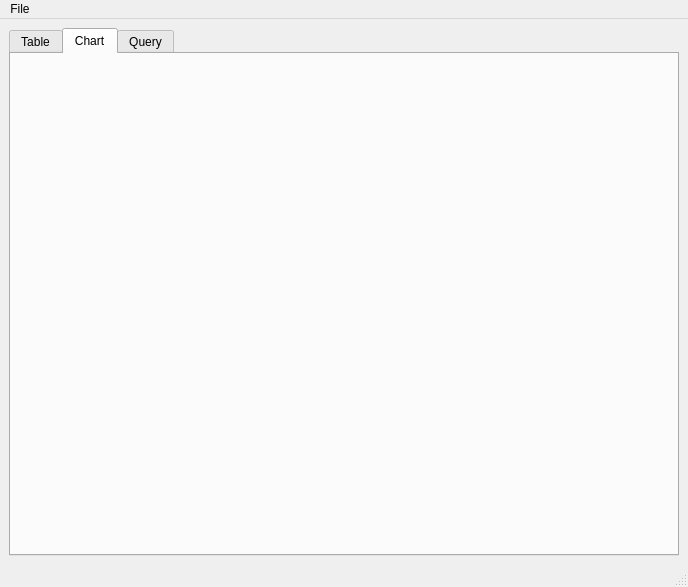
<?xml version="1.0" encoding="UTF-8"?>
<ui version="4.0">
 <class>MainWindow</class>
 <widget class="QMainWindow" name="MainWindow">
  <property name="geometry">
   <rect>
    <x>0</x>
    <y>0</y>
    <width>688</width>
    <height>587</height>
   </rect>
  </property>
  <property name="windowTitle">
   <string>MainWindow</string>
  </property>
  <widget class="QWidget" name="centralwidget">
   <layout class="QVBoxLayout" name="verticalLayout_2">
    <property name="sizeConstraint">
     <enum>QLayout::SizeConstraint::SetMinAndMaxSize</enum>
    </property>
    <item>
     <widget class="QTabWidget" name="tabWidget">
      <property name="currentIndex">
       <number>1</number>
      </property>
      <widget class="QWidget" name="table">
       <attribute name="title">
        <string>Table</string>
       </attribute>
       <layout class="QVBoxLayout" name="verticalLayout_4">
        <item>
         <layout class="QHBoxLayout" name="horizontalLayout">
          <property name="sizeConstraint">
           <enum>QLayout::SizeConstraint::SetMaximumSize</enum>
          </property>
          <item>
           <widget class="QLCDNumber" name="lcd_totalElements"/>
          </item>
          <item>
           <widget class="QLCDNumber" name="lcd_highestTemp"/>
          </item>
          <item>
           <widget class="QLCDNumber" name="lcd_avgTemp"/>
          </item>
         </layout>
        </item>
        <item>
         <widget class="Line" name="line">
          <property name="orientation">
           <enum>Qt::Orientation::Horizontal</enum>
          </property>
         </widget>
        </item>
        <item>
         <widget class="QTableView" name="tableView"/>
        </item>
       </layout>
      </widget>
      <widget class="QWidget" name="chart">
       <attribute name="title">
        <string>Chart</string>
       </attribute>
       <layout class="QVBoxLayout" name="verticalLayout"/>
      </widget>
      <widget class="QWidget" name="query">
       <attribute name="title">
        <string>Query</string>
       </attribute>
       <layout class="QVBoxLayout" name="verticalLayout_3">
        <item>
         <widget class="QLineEdit" name="lineEdit"/>
        </item>
        <item>
         <widget class="QListView" name="listView"/>
        </item>
       </layout>
      </widget>
     </widget>
    </item>
   </layout>
  </widget>
  <widget class="QMenuBar" name="menubar">
   <property name="geometry">
    <rect>
     <x>0</x>
     <y>0</y>
     <width>688</width>
     <height>22</height>
    </rect>
   </property>
   <widget class="QMenu" name="menuFile">
    <property name="title">
     <string>File</string>
    </property>
    <addaction name="actionLoad"/>
    <addaction name="actionClear"/>
   </widget>
   <addaction name="menuFile"/>
  </widget>
  <widget class="QStatusBar" name="statusbar"/>
  <action name="actionClear">
   <property name="text">
    <string>Clear Data</string>
   </property>
  </action>
  <action name="actionLoad">
   <property name="text">
    <string>Load Data</string>
   </property>
  </action>
 </widget>
 <resources/>
 <connections/>
</ui>
